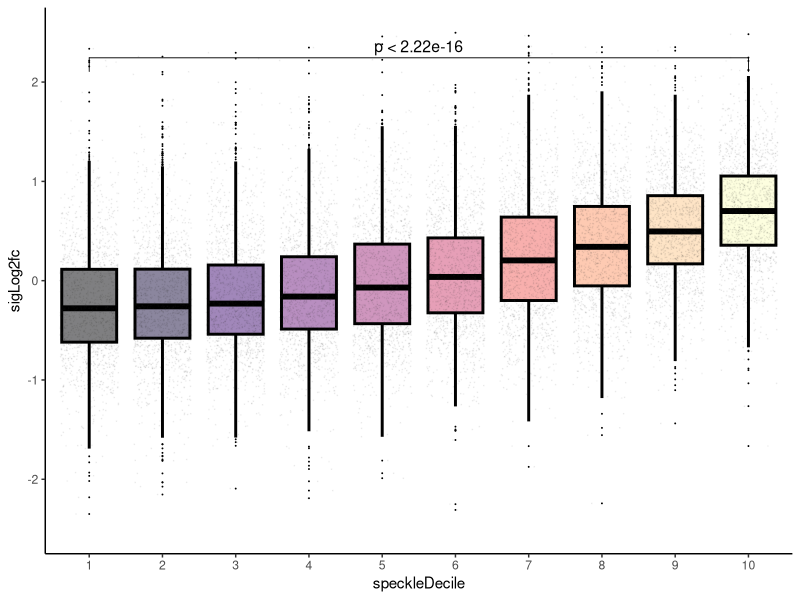
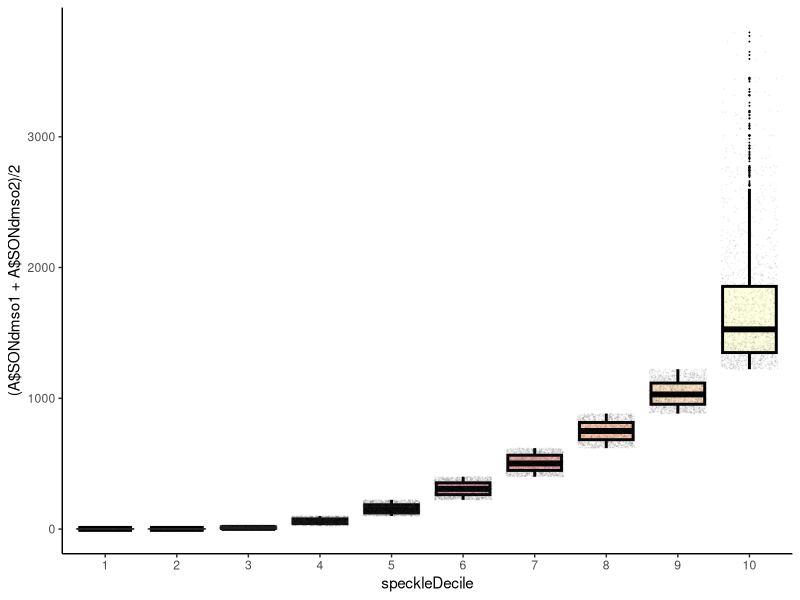

Source code (R) for these figures, in order:
setwd("~/Documents/dataIntegration-Alexander2023/speckleAssociationWithSpeckleSignature/")

library(ggplot2)
library(ggpubr)
library(viridis)
library(dplyr)

A <- read.table("../medianGeneExpression_KIRC_specklepatientGroups_withSONsignal.txt", sep="\t", header=T)
A$speckleDecile <- as.factor(ntile((A$SONdmso1 + A$SONdmso2)/2, 10))
A$sigLog2fc <- log(A$SigI/A$SigII, 2)
my_specific_comparisons <- list( c("1","10"))

## plot of signature log2ratio
p = ggplot(A, aes(x=speckleDecile, y=sigLog2fc, fill=factor(speckleDecile))) + 
  geom_boxplot(col="black", size=1, outlier.size = 0) +
  geom_jitter(color="grey20", size=.001, alpha= .05) +
  theme_classic() +
  scale_fill_viridis(discrete = TRUE, alpha=0.5, option = "A") +
  theme(legend.position="none") +
  stat_compare_means(comparisons = my_specific_comparisons, method = "wilcox.test", size = 4, tip.length = 0.02, label.y = 1.9) + 
  ylim(-2.5, 2.5)
filename = "speckleDecilePlot_signatures.pdf"
pdf(filename, width = 3, height = 3.5, onefile=FALSE)
print(p)
dev.off()

## plot of SON signal
p = ggplot(A, aes(x=speckleDecile, y=(A$SONdmso1 + A$SONdmso2)/2, fill=factor(speckleDecile))) + 
  geom_boxplot(col="black", size=1, outlier.size = 0) +
  geom_jitter(color="grey20", size=.001, alpha= .05) +
  theme_classic() +
  scale_fill_viridis(discrete = TRUE, alpha=0.5, option = "A") +
  theme(legend.position="none")
filename = "speckleDecilePlot_SONsignal.pdf"
pdf(filename, width = 3, height = 2, onefile=FALSE)
print(p)
dev.off()
